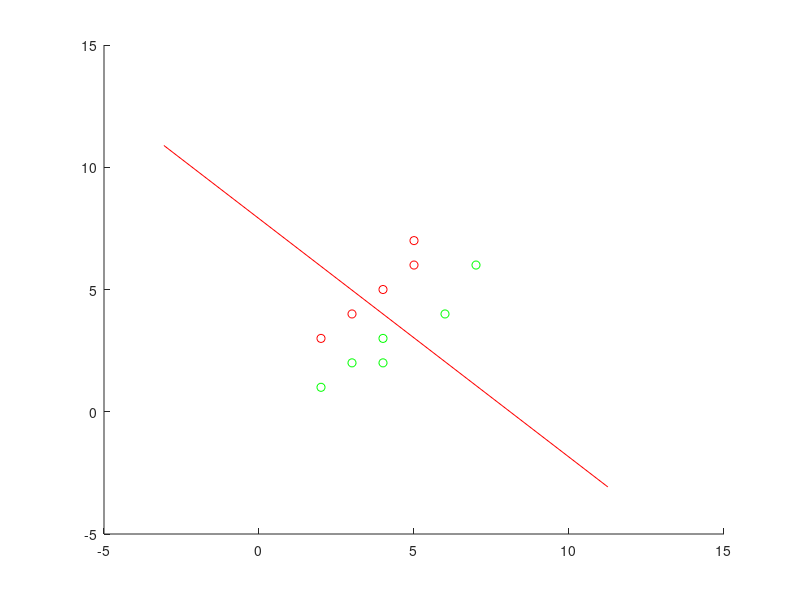

Here is the MATLAB script that generated this plot:
% Script that demonstrates work of LDA linear disctiminant analysis

%% Load data

% First example
% X_1 = [4, 2; 2, 4; 2, 3; 3, 6; 4, 4];
% X_2 = [9, 10; 6, 8; 9, 5; 8, 7; 10, 8];

% Second example
X_1 = [2 3; 3 4; 4 5; 5 6; 5 7];
    
X_2 = [2 1; 3 2; 4 2; 4 3; 6 4; 7 6];

all_data = [X_1; X_2];

%% Do the calculations

mean_1 = mean(X_1)';
mean_2 = mean(X_2)';
mean_overall = mean(all_data)';

scatter_1 = cov(X_1);
scatter_2 = cov(X_2);

within_class_scatter = scatter_1 + scatter_2;
between_class_scatter = (mean_1 - mean_2) * (mean_1 - mean_2)';

inv_within_class_scatter = inv(within_class_scatter);

matrix_to_find_eigen_values = inv_within_class_scatter * between_class_scatter;

[V, D] = eig(matrix_to_find_eigen_values);

% Get the eigenvector with the largest eigenvalue

W = V(:, 2);

%% Plot test data

hold on;
plot(X_1(:,1), X_1(:, 2), 'ro');
plot(X_2(:,1), X_2(:, 2), 'go');

%% Dislplay eigen vectors and data

scale = 10;

% Plot first eigen vector
line([mean_overall(1) - scale*W(1), mean_overall(1) + scale*W(1)], ...
     [mean_overall(2) - scale*W(2), mean_overall(2) + scale*W(2)], 'Color', 'r');

% line([ -scale*W(1), scale*W(1)], ...
%      [ -scale*W(2), scale*W(2)], 'Color', 'r');




